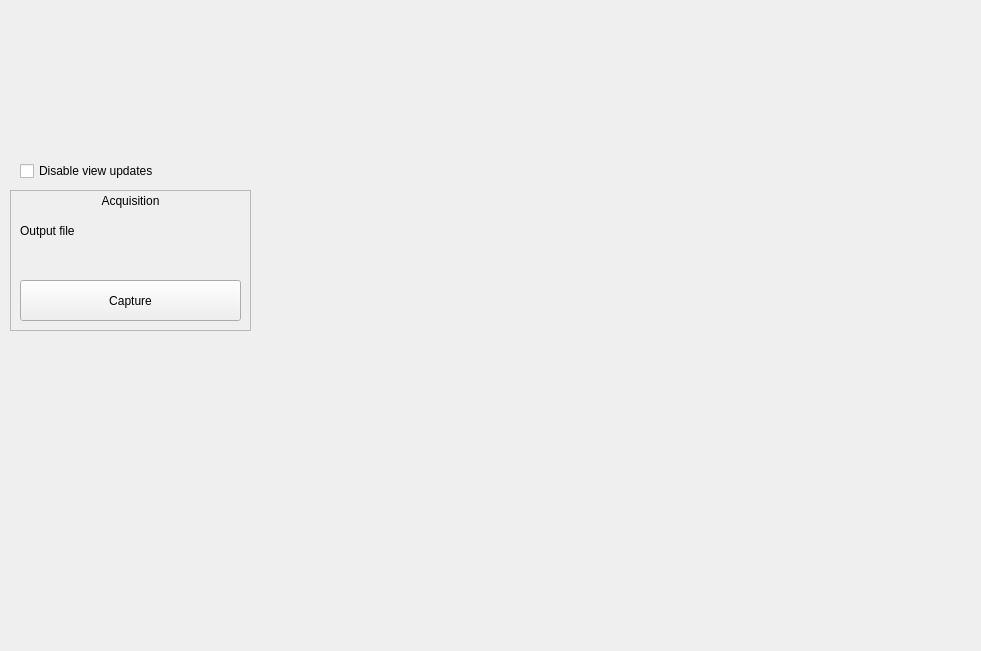
<?xml version="1.0" encoding="UTF-8"?>
<ui version="4.0">
 <class>AcquisitionView</class>
 <widget class="QWidget" name="AcquisitionView">
  <property name="geometry">
   <rect>
    <x>0</x>
    <y>0</y>
    <width>981</width>
    <height>651</height>
   </rect>
  </property>
  <property name="windowTitle">
   <string>Form</string>
  </property>
  <widget class="PCLViewer" name="wgtPCLViewer" native="true">
   <property name="geometry">
    <rect>
     <x>260</x>
     <y>9</y>
     <width>711</width>
     <height>631</height>
    </rect>
   </property>
  </widget>
  <widget class="QFrame" name="frmAcquisition">
   <property name="geometry">
    <rect>
     <x>10</x>
     <y>190</y>
     <width>241</width>
     <height>141</height>
    </rect>
   </property>
   <property name="frameShape">
    <enum>QFrame::StyledPanel</enum>
   </property>
   <property name="frameShadow">
    <enum>QFrame::Sunken</enum>
   </property>
   <widget class="QPushButton" name="btnCapture">
    <property name="geometry">
     <rect>
      <x>10</x>
      <y>90</y>
      <width>221</width>
      <height>41</height>
     </rect>
    </property>
    <property name="text">
     <string>Capture</string>
    </property>
   </widget>
   <widget class="QLabel" name="lblAcquisition">
    <property name="geometry">
     <rect>
      <x>10</x>
      <y>0</y>
      <width>221</width>
      <height>21</height>
     </rect>
    </property>
    <property name="text">
     <string>Acquisition</string>
    </property>
    <property name="alignment">
     <set>Qt::AlignCenter</set>
    </property>
   </widget>
   <widget class="QLabel" name="lblOutputFile">
    <property name="geometry">
     <rect>
      <x>10</x>
      <y>30</y>
      <width>221</width>
      <height>21</height>
     </rect>
    </property>
    <property name="text">
     <string>Output file</string>
    </property>
    <property name="alignment">
     <set>Qt::AlignLeading|Qt::AlignLeft|Qt::AlignVCenter</set>
    </property>
   </widget>
   <widget class="FileChooser" name="wgtFIleChooser" native="true">
    <property name="geometry">
     <rect>
      <x>10</x>
      <y>50</y>
      <width>221</width>
      <height>31</height>
     </rect>
    </property>
   </widget>
  </widget>
  <widget class="CameraCtrlView" name="wgtCameraCtrl" native="true">
   <property name="geometry">
    <rect>
     <x>10</x>
     <y>10</y>
     <width>241</width>
     <height>141</height>
    </rect>
   </property>
  </widget>
  <widget class="QCheckBox" name="chkDisableUpdates">
   <property name="geometry">
    <rect>
     <x>20</x>
     <y>160</y>
     <width>221</width>
     <height>22</height>
    </rect>
   </property>
   <property name="text">
    <string>Disable view updates</string>
   </property>
  </widget>
 </widget>
 <customwidgets>
  <customwidget>
   <class>PCLViewer</class>
   <extends>QWidget</extends>
   <header location="global">pclviewer.h</header>
   <container>1</container>
  </customwidget>
  <customwidget>
   <class>FileChooser</class>
   <extends>QWidget</extends>
   <header location="global">filechooser.h</header>
   <container>1</container>
  </customwidget>
  <customwidget>
   <class>CameraCtrlView</class>
   <extends>QWidget</extends>
   <header location="global">cameractrlview.h</header>
   <container>1</container>
  </customwidget>
 </customwidgets>
 <resources/>
 <connections/>
</ui>
